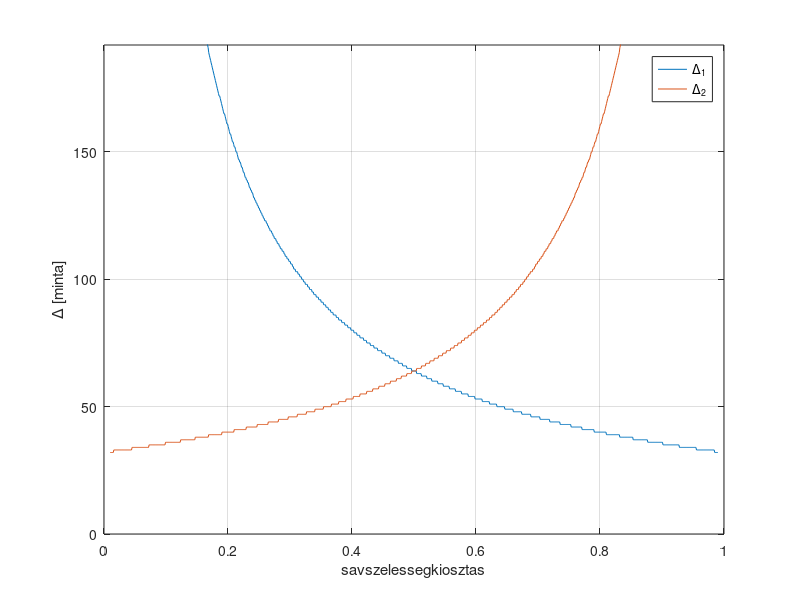
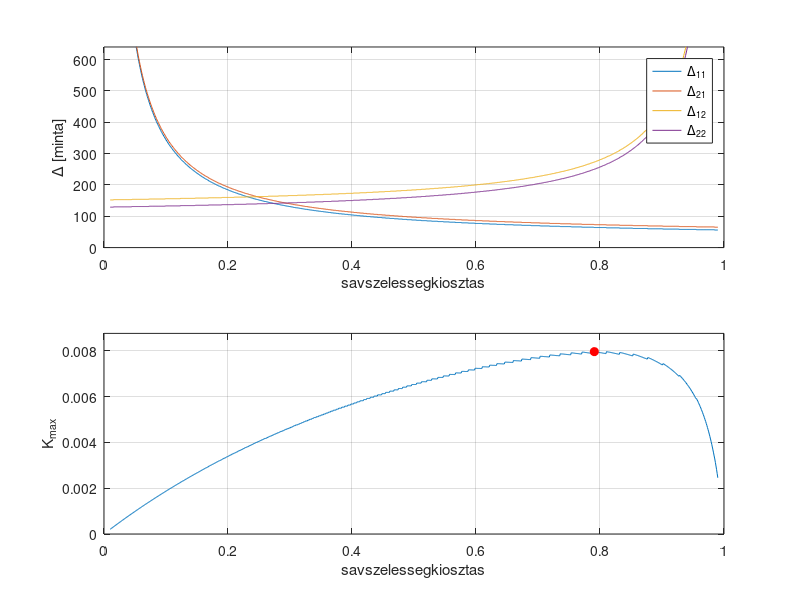
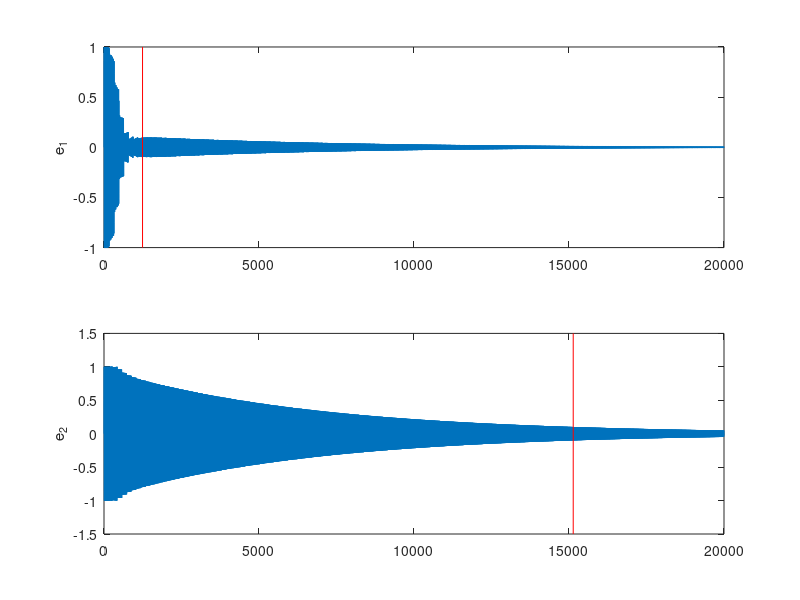

These charts were generated, in order, by the following MATLAB code:
clear all;
clc;

%% parameterek
fs=8e3; % mintaveteli frekvencia [Hz]
c=340;  % hangsebesseg [m/s]
H=[0+0j  ;  0-1j]; % hangszorok helye [m]
M=[1+0j  ;  1-5j]; % mikrofonok helye [m]
B=200*4; % egy uzenet merete [byte]
BW=20e4; % savszelessegkorlat [byte/s]  -->  fs/Delta_comm_1 + fs/Delta_comm_2 = BW/B

%% savszelessegelosztas optimumanak keresese
D=abs([H H]-[M.' ; M.']); % D_ij: H_i es M_j kozti tavolsag
Delta_phy=round(fs*D/c); % a fizikai elrendezesbol adodo kesleltetesek
A=1./D; % a fizikai elrendezesbol adodo erositesek
a=linspace(0.01,0.99,1e3); % savszelessegelosztasi arany
Delta_comm_1=round(fs./(BW/B*a));
Delta_comm_2=round(fs./(BW/B*(1-a)));

figure(1);
plot(a,Delta_comm_1,a,Delta_comm_2);
grid on;
xlabel('savszelessegkiosztas');
ylabel('\Delta [minta]');
legend({'\Delta_1','\Delta_2'},'Location','Best');
axis([0 1 0 3*Delta_comm_1(round(length(Delta_comm_1)/2))]);

Delta11=Delta_comm_1+Delta_phy(1,1);
Delta21=Delta_comm_1+Delta_phy(2,1);
Delta12=Delta_comm_2+Delta_phy(1,2);
Delta22=Delta_comm_2+Delta_phy(2,2);

figure(2);
subplot(211);
plot(a, Delta11, a, Delta21, a, Delta12, a, Delta22);
hold on;
hold off;
grid on;
xlabel('savszelessegkiosztas');
ylabel('\Delta [minta]');
legend({'\Delta_{11}', '\Delta_{21}', '\Delta_{12}', '\Delta_{22}'},'Location','Best');
axis([0 1 0 10*Delta_comm_1(round(length(a)/2))]);

roots_0 =@(A11,A12,A21,A22,Delta11,Delta12,Delta21,Delta22) roots([(A11*A22*(1/4+(Delta11+Delta22)/2+Delta11*Delta22)-A12*A21*(1/4+(Delta12+Delta21)/2+Delta12*Delta21))*(A11*A22-A12*A21)   -(A11^2*Delta11+A12^2*Delta12+A21^2*Delta21+A22^2*Delta22+(A11^2+A12^2+A21^2+A22^2)/2)   1]);
roots_pi=@(A11,A12,A21,A22,Delta11,Delta12,Delta21,Delta22) roots([((-1)^(Delta11+Delta22)*A11*A22*(1/4+(Delta11+Delta22)/2+Delta11*Delta22)-(-1)^(Delta12+Delta21)*A12*A21*(1/4+(Delta12+Delta21)/2+Delta12*Delta21))*(A11*A22*(-1)^(Delta11+Delta22)-A12*A21*(-1)^(Delta12+Delta21))   -(A11^2*Delta11+A12^2*Delta12+A21^2*Delta21+A22^2*Delta22+(A11^2+A12^2+A21^2+A22^2)/2)   1]);
minpos=@(x) min(x(x>0));
Kmax=zeros(size(a));
for ii=1:length(a)
    r0=roots_0(A(1,1),A(1,2),A(2,1),A(2,2),Delta11(ii),Delta12(ii),Delta21(ii),Delta22(ii));
    rpi=roots_pi(A(1,1),A(1,2),A(2,1),A(2,2),Delta11(ii),Delta12(ii),Delta21(ii),Delta22(ii));
    Kmax(ii)=min(minpos(r0),minpos(rpi));
end
subplot(212);
plot(a,Kmax);
xlabel('savszelessegkiosztas');
ylabel('K_{max}');
grid on;
[maxval,maxind]=max(Kmax);
hold on;
plot(a(maxind),Kmax(maxind),'ro','MarkerFaceColor','r');
hold off;
axis([0 1 0 maxval*1.1]);

Delta11_opt=Delta11(maxind)
Delta12_opt=Delta12(maxind)
Delta21_opt=Delta21(maxind)
Delta22_opt=Delta22(maxind)

%% szimulacio
A11=A(1,1);
A12=A(1,2);
A21=A(2,1);
A22=A(2,2);
Delta11=Delta_phy(1,1);
Delta21=Delta_phy(2,1);
Delta12=Delta_phy(1,2);
Delta22=Delta_phy(2,2);
P1=1;
P2=1;
updatePeriod=[Delta_comm_2(maxind) Delta_comm_1(maxind)]; % ennyi mintankent kuldjuk at az egyutthatokat, es frissitjuk az adaptiv szuroket
N=2e4;       % szimulacio hossza
omega0=pi/6; % referenciajel diszkret korfrekvenciaja (0...pi)
C=1;         % referenciajel amplitudoja
L=300;       % adaptiv szurok hossza
mu=maxval/L/C^2

N_S=max([Delta11 Delta12 Delta21 Delta22])+1;
S11=[zeros(1,Delta11) A11 zeros(1,N_S-Delta11-1)];
S12=[zeros(1,Delta12) A12 zeros(1,N_S-Delta12-1)];
S21=[zeros(1,Delta21) A21 zeros(1,N_S-Delta21-1)];
S22=[zeros(1,Delta22) A22 zeros(1,N_S-Delta22-1)];

x=C*sin(omega0*(0:N-1));   % zajforras (referencia)
d1=filter(P1,1,x);         % zaj az 1. node-nal
d2=filter(P2,1,x);         % zaj a  2. node-nal
x_shr=zeros(1,max(L,N_S)); % buffer a referenciajelnek
y_shr=zeros(2,N_S);        % buffer a kimeneti jeleknek
r11=zeros(1,L);            % x megszurve S11-gyel
r12=zeros(1,L);            % x megszurve S12-vel
r21=zeros(1,L);            % x megszurve S21-gyel
r22=zeros(1,L);            % x megszurve S22-vel
e=zeros(2,N);              % hibajelek (a mikrofonok altal hallott zaj)
W=zeros(2,L);              % adaptiv szurok
DW=zeros(2,L);             % update-ek
DW_1=zeros(2,L);           % node1 altal (a sajat hibajele alapjan) elokeszitett update
DW_2=zeros(2,L);           % node2 altal (a sajat hibajele alapjan) elokeszitett update
updateCntr=zeros(1,2);     % ebben szamoljuk az update ota eltelt idot

for ii=1:N;
    % a referenciajelet mindket node megkapja
        x_shr=[x(ii) x_shr(1:end-1)];
    % a hangszoron kiadando jel
        % node1
        y=-W(1,:)*x_shr';
        y_shr(1,:)=[y y_shr(1,1:end-1)];
        % node2
        y=-W(2,:)*x_shr';
        y_shr(2,:)=[y y_shr(2,1:end-1)];
    % a mikrofonok altal erzekelt hibajelek (ezt a "fizika csinalja")
        e(1,ii)=d1(ii)+S11*y_shr(1,:)'+S21*y_shr(2,:)';
        e(2,ii)=d2(ii)+S22*y_shr(2,:)'+S12*y_shr(1,:)';
    % update elokeszitese
        % node1
        r11=[S11*x_shr(1:N_S)' r11(1:end-1)];
        r21=[S21*x_shr(1:N_S)' r21(1:end-1)];
        DW_1(1,:)=DW_1(1,:)+r11*e(1,ii); % node1 -> node1 update
        DW_1(2,:)=DW_1(2,:)+r21*e(1,ii); % node1 -> node2 update
        % node2
        r22=[S22*x_shr(1:N_S)' r22(1:end-1)];
        r12=[S12*x_shr(1:N_S)' r12(1:end-1)];
        DW_2(2,:)=DW_2(2,:)+r22*e(2,ii); % node2 -> node2 update
        DW_2(1,:)=DW_2(1,:)+r12*e(2,ii); % node2 -> node1 update
    % kommunikacio: node1  <----DW_2(1,:)------  node2
        updateCntr=updateCntr+1;
        if updateCntr(1)>=updatePeriod(1)
            % node1: megkapja node2-tol DW_2(1,:)-et, DW_1(1,:)-et pedig o szamitja ki
            DW(1,:)=mu*DW_1(1,:)+mu*DW_2(1,:);
            W=W+DW;
            % valtozok nullazasa: csak azt a reszt, amit felhasznaltunk, a tobbit meg novelik majd a node-ok
            DW_1(1,:)=zeros(1,L);
            DW_2(1,:)=zeros(1,L);
            % teljes update matrix nullazasa 
            DW=zeros(2,L);
            updateCntr(1)=0;            
        end
    % kommunikacio: node1  -----DW_1(2,:)----->  node2
        if updateCntr(2)>=updatePeriod(2)
            % node2: megkapja node1-tol DW_1(2,:)-et, DW_2(2,:)-et pedig o szamitja ki
            DW(2,:)=mu*DW_1(2,:)+mu*DW_2(2,:);
            W=W+DW;
            % valtozok nullazasa: csak azt a reszt, amit felhasznaltunk, a tobbit meg novelik majd a node-ok
            DW_1(2,:)=zeros(1,L);
            DW_2(2,:)=zeros(1,L);
            % teljes update matrix nullazasa 
            DW=zeros(2,L);
            updateCntr(2)=0;            
        end
end

settling=[find(abs(e(1,:))>C*0.1,1,'last'), find(abs(e(2,:))>C*0.1,1,'last')]

figure(3);
subplot(211);
plot(e(1,:));
ylabel('e_1');
hold on;
plot([settling(1), settling(1)],ylim,'r');
hold off;
subplot(212);
plot(e(2,:));
hold on;
plot([settling(2), settling(2)],ylim,'r');
hold off;
ylabel('e_2');